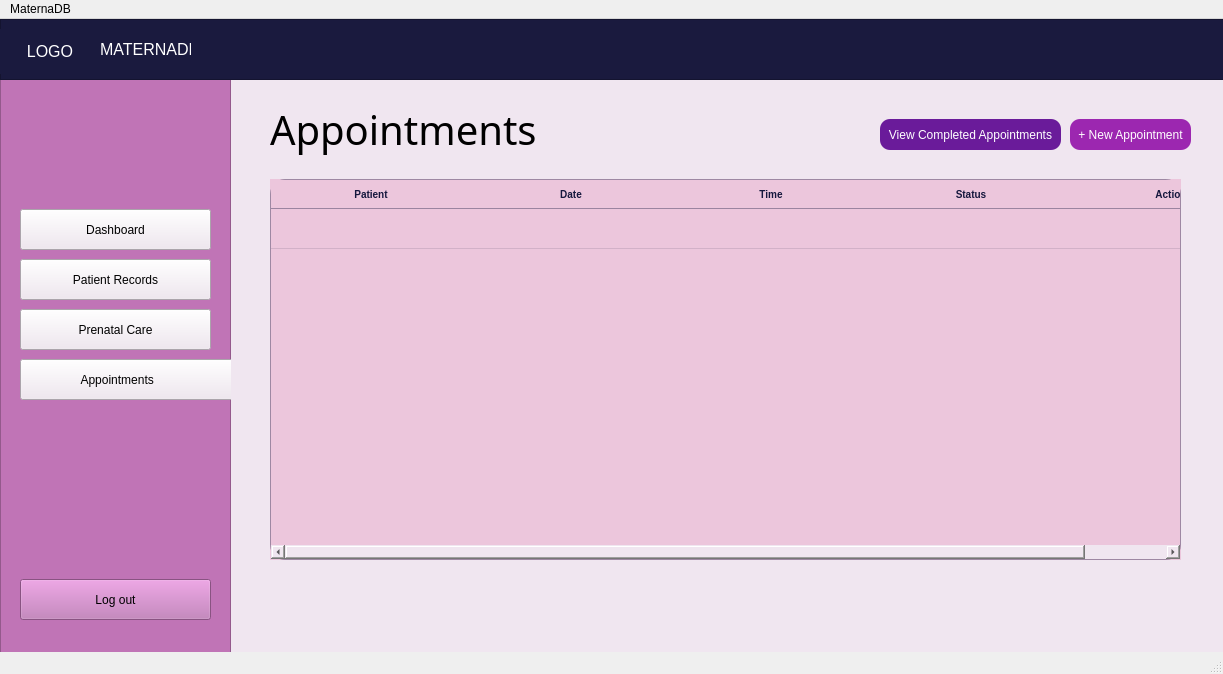
<?xml version="1.0" encoding="UTF-8"?>
<ui version="4.0">
 <class>MainWindow</class>
 <widget class="QMainWindow" name="MainWindow">
  <property name="geometry">
   <rect>
    <x>0</x>
    <y>0</y>
    <width>1223</width>
    <height>674</height>
   </rect>
  </property>
  <property name="windowTitle">
   <string>MainWindow</string>
  </property>
  <property name="styleSheet">
   <string notr="true"/>
  </property>
  <widget class="QWidget" name="centralwidget">
   <widget class="QFrame" name="frame">
    <property name="geometry">
     <rect>
      <x>0</x>
      <y>60</y>
      <width>231</width>
      <height>581</height>
     </rect>
    </property>
    <property name="styleSheet">
     <string notr="true"> background-color: rgb(192, 116, 182)</string>
    </property>
    <property name="frameShape">
     <enum>QFrame::StyledPanel</enum>
    </property>
    <property name="frameShadow">
     <enum>QFrame::Raised</enum>
    </property>
    <widget class="QPushButton" name="pushButton">
     <property name="geometry">
      <rect>
       <x>20</x>
       <y>130</y>
       <width>191</width>
       <height>41</height>
      </rect>
     </property>
     <property name="styleSheet">
      <string notr="true">background-color: rgb(240, 230, 240)</string>
     </property>
     <property name="text">
      <string>Dashboard</string>
     </property>
    </widget>
    <widget class="QPushButton" name="pushButton_2">
     <property name="geometry">
      <rect>
       <x>20</x>
       <y>180</y>
       <width>191</width>
       <height>41</height>
      </rect>
     </property>
     <property name="styleSheet">
      <string notr="true">background-color: rgb(240, 230, 240)</string>
     </property>
     <property name="text">
      <string>Patient Records</string>
     </property>
    </widget>
    <widget class="QPushButton" name="pushButton_3">
     <property name="geometry">
      <rect>
       <x>20</x>
       <y>230</y>
       <width>191</width>
       <height>41</height>
      </rect>
     </property>
     <property name="styleSheet">
      <string notr="true">background-color: rgb(240, 230, 240)</string>
     </property>
     <property name="text">
      <string>Prenatal Care</string>
     </property>
    </widget>
    <widget class="QPushButton" name="pushButton_4">
     <property name="geometry">
      <rect>
       <x>20</x>
       <y>280</y>
       <width>221</width>
       <height>41</height>
      </rect>
     </property>
     <property name="styleSheet">
      <string notr="true">background-color: rgb(240, 230, 240)</string>
     </property>
     <property name="text">
      <string>Appointments        </string>
     </property>
    </widget>
    <widget class="QPushButton" name="pushButton_5">
     <property name="geometry">
      <rect>
       <x>20</x>
       <y>500</y>
       <width>191</width>
       <height>41</height>
      </rect>
     </property>
     <property name="text">
      <string>Log out</string>
     </property>
    </widget>
   </widget>
   <widget class="QFrame" name="frame_2">
    <property name="geometry">
     <rect>
      <x>0</x>
      <y>0</y>
      <width>1231</width>
      <height>61</height>
     </rect>
    </property>
    <property name="styleSheet">
     <string notr="true">background-color: rgb(26, 26, 62)
</string>
    </property>
    <property name="frameShape">
     <enum>QFrame::StyledPanel</enum>
    </property>
    <property name="frameShadow">
     <enum>QFrame::Raised</enum>
    </property>
    <widget class="QLabel" name="label_2">
     <property name="geometry">
      <rect>
       <x>100</x>
       <y>20</y>
       <width>91</width>
       <height>21</height>
      </rect>
     </property>
     <property name="font">
      <font>
       <family>Segoe UI</family>
       <pointsize>12</pointsize>
       <bold>false</bold>
      </font>
     </property>
     <property name="styleSheet">
      <string notr="true">color: rgb(255, 255, 255);</string>
     </property>
     <property name="text">
      <string>MATERNADB</string>
     </property>
    </widget>
    <widget class="QLabel" name="label_3">
     <property name="geometry">
      <rect>
       <x>0</x>
       <y>10</y>
       <width>100</width>
       <height>45</height>
      </rect>
     </property>
     <property name="sizePolicy">
      <sizepolicy hsizetype="Expanding" vsizetype="Expanding">
       <horstretch>0</horstretch>
       <verstretch>0</verstretch>
      </sizepolicy>
     </property>
     <property name="minimumSize">
      <size>
       <width>100</width>
       <height>45</height>
      </size>
     </property>
     <property name="font">
      <font>
       <family>Segoe UI</family>
       <pointsize>12</pointsize>
       <bold>false</bold>
      </font>
     </property>
     <property name="styleSheet">
      <string notr="true">color: rgb(255, 255, 255);</string>
     </property>
     <property name="text">
      <string>LOGO</string>
     </property>
     <property name="alignment">
      <set>Qt::AlignCenter</set>
     </property>
    </widget>
   </widget>
   <widget class="QFrame" name="frame_3">
    <property name="geometry">
     <rect>
      <x>230</x>
      <y>60</y>
      <width>1001</width>
      <height>591</height>
     </rect>
    </property>
    <property name="font">
     <font>
      <family>Nirmala UI Semilight</family>
     </font>
    </property>
    <property name="styleSheet">
     <string notr="true">background-color: rgb(240, 230, 240)</string>
    </property>
    <property name="frameShape">
     <enum>QFrame::StyledPanel</enum>
    </property>
    <property name="frameShadow">
     <enum>QFrame::Raised</enum>
    </property>
    <widget class="QLabel" name="label">
     <property name="geometry">
      <rect>
       <x>40</x>
       <y>20</y>
       <width>321</width>
       <height>61</height>
      </rect>
     </property>
     <property name="font">
      <font>
       <family>Arial Black</family>
       <pointsize>30</pointsize>
      </font>
     </property>
     <property name="text">
      <string>Appointments</string>
     </property>
    </widget>
    <widget class="QPushButton" name="pushButton_6">
     <property name="geometry">
      <rect>
       <x>840</x>
       <y>40</y>
       <width>121</width>
       <height>31</height>
      </rect>
     </property>
     <property name="styleSheet">
      <string notr="true">background-color: rgb(156, 39, 176);
color: rgb(255, 255, 255);
border-radius: 10px;</string>
     </property>
     <property name="text">
      <string>+ New Appointment</string>
     </property>
    </widget>
    <widget class="QPushButton" name="pushButton_7">
     <property name="geometry">
      <rect>
       <x>650</x>
       <y>40</y>
       <width>181</width>
       <height>31</height>
      </rect>
     </property>
     <property name="styleSheet">
      <string notr="true">background-color: rgb(106, 27, 154);
color: rgb(255, 255, 255);
border-radius: 10px;</string>
     </property>
     <property name="text">
      <string>View Completed Appointments</string>
     </property>
    </widget>
    <widget class="QTableWidget" name="left_prescription_date_and_purpose">
     <property name="geometry">
      <rect>
       <x>40</x>
       <y>100</y>
       <width>911</width>
       <height>381</height>
      </rect>
     </property>
     <property name="autoFillBackground">
      <bool>true</bool>
     </property>
     <property name="styleSheet">
      <string notr="true">QTableWidget {
    background-color:rgb(236, 198, 220);
    border: 1px solid rgb(158, 136, 163);
    border-radius: 15px;
}

QTableWidget::item {
    background-color: rgb(236, 198, 220);
    color: rgb(21, 23, 61);
    padding: 8px;
    border: none;
    border-bottom: 1px solid rgb(210, 177, 200);
}

QTableWidget::item:selected {
    background-color: black;
    color: rgb(21, 23, 61);
}

QHeaderView::section {
    background-color: rgb(236, 198, 220);
    color: rgb(21, 23, 61);
    font-weight: bold;
    font-size: 10px;
    border: none;
    border-bottom: 1px solid rgb(155, 132, 160);
    padding: 5px;
}

QScrollBar:vertical {
    background: white;
    width: 6px;
    border-radius: 3px;
}

QScrollBar::handle:vertical {
    background: rgb(178, 100, 168);
    border-radius: 3px;
}</string>
     </property>
     <property name="verticalScrollBarPolicy">
      <enum>Qt::ScrollBarAsNeeded</enum>
     </property>
     <property name="editTriggers">
      <set>QAbstractItemView::NoEditTriggers</set>
     </property>
     <property name="alternatingRowColors">
      <bool>false</bool>
     </property>
     <property name="selectionBehavior">
      <enum>QAbstractItemView::SelectRows</enum>
     </property>
     <property name="verticalScrollMode">
      <enum>QAbstractItemView::ScrollPerPixel</enum>
     </property>
     <property name="horizontalScrollMode">
      <enum>QAbstractItemView::ScrollPerPixel</enum>
     </property>
     <property name="showGrid">
      <bool>false</bool>
     </property>
     <property name="columnCount">
      <number>5</number>
     </property>
     <attribute name="horizontalHeaderCascadingSectionResizes">
      <bool>false</bool>
     </attribute>
     <attribute name="horizontalHeaderMinimumSectionSize">
      <number>32</number>
     </attribute>
     <attribute name="horizontalHeaderDefaultSectionSize">
      <number>200</number>
     </attribute>
     <attribute name="horizontalHeaderHighlightSections">
      <bool>true</bool>
     </attribute>
     <attribute name="horizontalHeaderShowSortIndicator" stdset="0">
      <bool>false</bool>
     </attribute>
     <attribute name="horizontalHeaderStretchLastSection">
      <bool>true</bool>
     </attribute>
     <attribute name="verticalHeaderVisible">
      <bool>false</bool>
     </attribute>
     <attribute name="verticalHeaderCascadingSectionResizes">
      <bool>false</bool>
     </attribute>
     <attribute name="verticalHeaderDefaultSectionSize">
      <number>40</number>
     </attribute>
     <row>
      <property name="text">
       <string>#0001</string>
      </property>
     </row>
     <column>
      <property name="text">
       <string>Patient</string>
      </property>
     </column>
     <column>
      <property name="text">
       <string>Date</string>
      </property>
     </column>
     <column>
      <property name="text">
       <string>Time</string>
      </property>
     </column>
     <column>
      <property name="text">
       <string>Status</string>
      </property>
     </column>
     <column>
      <property name="text">
       <string>Action</string>
      </property>
     </column>
    </widget>
   </widget>
   <zorder>frame_3</zorder>
   <zorder>frame</zorder>
   <zorder>frame_2</zorder>
  </widget>
  <widget class="QMenuBar" name="menubar">
   <property name="geometry">
    <rect>
     <x>0</x>
     <y>0</y>
     <width>1223</width>
     <height>22</height>
    </rect>
   </property>
   <widget class="QMenu" name="menuAppointments">
    <property name="title">
     <string>MaternaDB</string>
    </property>
   </widget>
   <addaction name="menuAppointments"/>
  </widget>
  <widget class="QStatusBar" name="statusbar"/>
  <action name="actionMaternaDB">
   <property name="text">
    <string>MaternaDB</string>
   </property>
  </action>
 </widget>
 <resources>
  <include location="../../../../Downloads/MaternaDB_logo.png"/>
 </resources>
 <connections/>
</ui>
